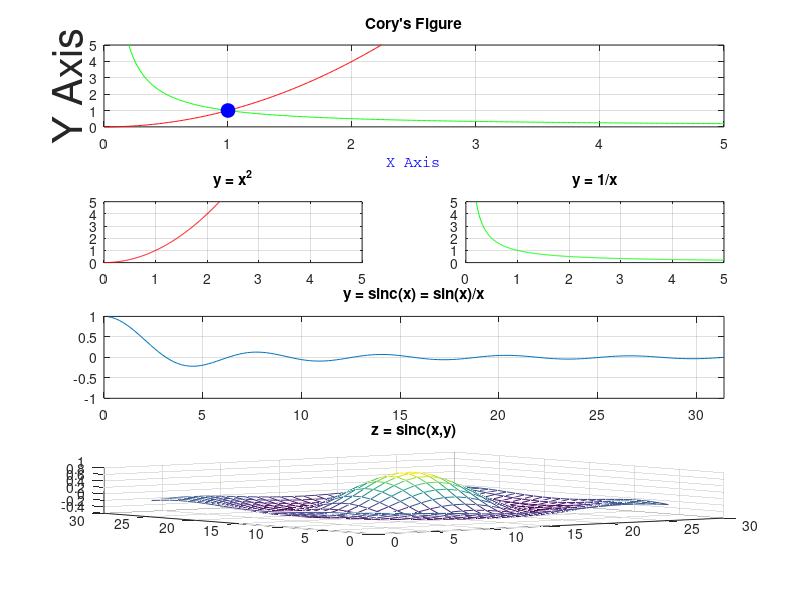

The MATLAB script that drew this image:
% Cory Welch
% University of Waterloo
% Department of Systems Design Engineering

% Basic Graphing File

clc, clear, format compact


% Set x values
x = 0:0.01:10;

% Set y values, element by element calculations!!
y = x.^2;

y2 = x.^(-1);

r = sqrt(x.^2 + y.^2);

POI = find(y==y2);
POIx = x(POI);
POIy = y(POI);

%Plot the graph, x and y graph
%plot(x,y);
%plot(x,y,'linewidth',5,'color','Red');
%plot(x,y,':o');
% All LineSpecs: http://www.mathworks.com/help/matlab/ref/plot.html#inputarg_LineSpec
%can add things like linewidth, color, marker symbols etc

subplot(4,2,1:2);
%Plot more than one line on same graph
plot(x,y,'r',x,y2,'g',POIx,POIy,'bo','MarkerSize',10,'MarkerFaceColor','auto');

%Plot change limits of graph display
set(gca,'Xlim',[0,5],'YLim',[0,5]);

%Add title and labels to plot
title('Cory''s Figure');
xlabel('X Axis','FontName','Courier','Color','Blue');
ylabel('Y Axis','FontSize',30);
%FontName, FontSize, Color, 

%Turn on Grid
grid on;


% Plot multiple graphs, using subplots
subplot(4,2,3);
plot(x,y,'r');
title('y = x^2');
set(gca,'Xlim',[0,5],'YLim',[0,5]);
grid on;

subplot(4,2,4);
plot(x,y2,'g');
title('y = 1/x');
set(gca,'Xlim',[0,5],'YLim',[0,5]);
grid on;

subplot(4,2,5:6);
x2 = 0:pi/16:10*pi;
y3 = sin(x2)./x2;
plot(x2,y3);
title('y = sinc(x) = sin(x)/x');
set(gca,'XLim',[0,10*pi],'YLim',[-1,1]);
grid on;

subplot(4,2,7:8);
%Create a x, y grid where each axis ranges from -8 -> 8 in 0.5
%increments
[x,y] = meshgrid(-2*pi:0.5:2*pi);

%Define our radius matrix
r = sqrt(x.^2 + y.^2);

%We need a z axis to plot a 3D graph, get it from r!
z = sin(r)./r;

%plat stuff
mesh(z);
title('z = sinc(x,y)');

